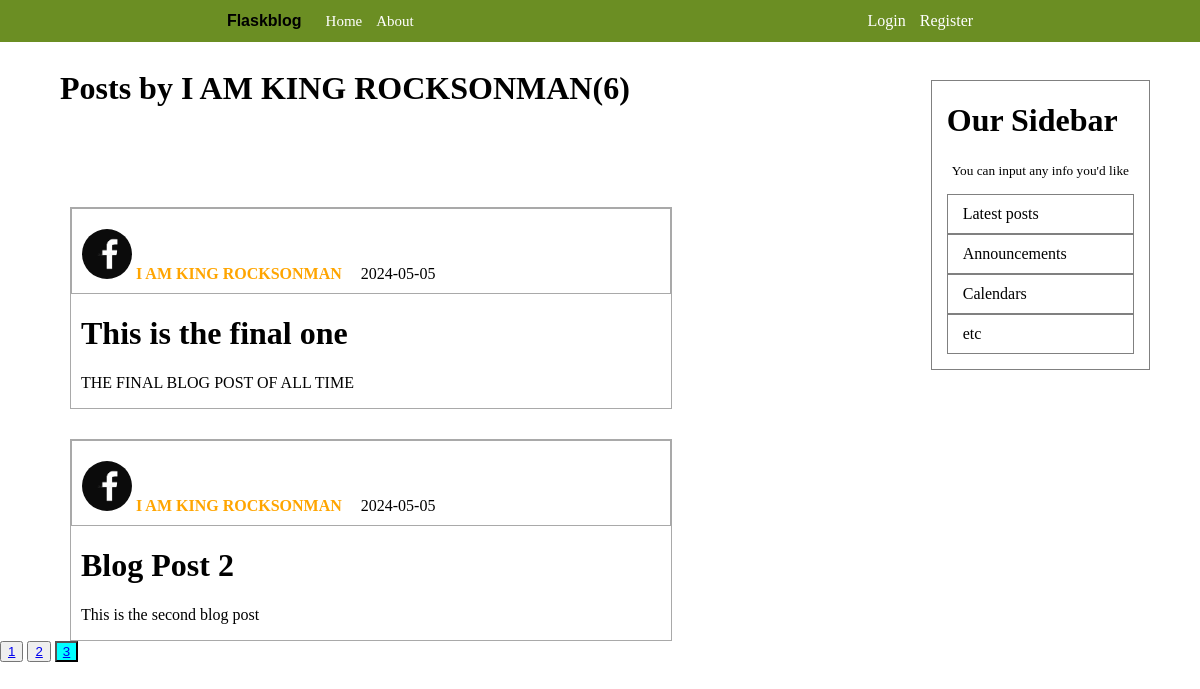
The app's page /user/I AM KING ROCKSONMAN?page=3 with its own data.
### flaskblog/models.py (models this page shows, shortened)
class User(db.Model, UserMixin):
    id = db.Column(db.Integer, primary_key=True)
    username = db.Column(db.String(20), nullable=False, unique= True)
    email = db.Column(db.String(120), nullable=False, unique=True)
    image_file = db.Column(db.String(20), nullable=False, default='default.jpg')
    password = db.Column(db.String(60), nullable=False)
    posts = db.relationship('Post', backref='author', lazy=True)

class Post(db.Model):
    id = db.Column(db.Integer, primary_key =True)
    title = db.Column(db.String(100), nullable=False)
    date_posted=db.Column(db.DateTime, nullable=False, default=datetime.utcnow)
    content = db.Column(db.Text, nullable = False)
    user_id = db.Column(db.Integer, db.ForeignKey('user.id'), nullable=False)

### flaskblog/users/routes.py (the view)
@users.route("/user/<string:username>")
def user_posts(username):
    page=request.args.get('page', 1, type=int)
    user = User.query.filter_by(username=username).first_or_404()
    posts = Post.query.filter_by(author=user).order_by(Post.date_posted.desc()).paginate(per_page=2, page=page)
    return render_template('user_posts.html', posts=posts, user=user)

### flaskblog/templates/user_posts.html
{% extends 'layout.html' %}
{% block content %}
    <h1 class="user-all-posts">Posts by {{ user.username }}({{ posts.total }})</h1>
    {% for post in posts.items %}
    <div class="blog-container">
        <div class="aut-date">
            <img class="pro-pic" src="{{ url_for('static',filename='profile_pics/' + post.author.image_file) }}">
            <a href="{{ url_for('users.user_posts', username=post.author.username) }}" class="aut-link">{{ post.author.username }}</a>
            <p class="dte">{{ post.date_posted.strftime('%Y-%m-%d') }}</p>
        </div>
        <h1><a href="{{ url_for('posts.post', post_id=post.id) }}" class="tit-link">{{ post.title }}</a></h1>
        <p class="cnt">{{ post.content }}</p>
    </div>
   {% endfor %}
   {% for page_num in posts.iter_pages(left_edge=1, right_edge=1, left_current=1, right_current=2) %}
    {% if page_num %}
        {% if posts.page==page_num %}
            <button class="main-page"><a href="{{ url_for('users.user_posts',username=user.username, page=page_num) }}">{{ page_num }}</a></button>
        {% else %}
            <button><a href="{{ url_for('users.user_posts',username=user.username, page=page_num) }}">{{ page_num }}</a></button>
        {% endif %}
    {% else %}
        ...
    {% endif %}
   {% endfor %}
{% endblock content %}

### flaskblog/static/main.css (style rules this page uses)
body { background-color: white; margin: 0; }

### flaskblog/static/home.css (style rules this page uses)
.blog-container { border: 1px solid darkgray; width: 600px; margin-top: 100px; margin-left: 70px; }
.aut-date { padding-left: 10px; padding-right: 10px; padding-top: 10px; padding-bottom: 10px; border: 1px solid darkgray; }
.aut-link { text-decoration: none; color: orange; font-weight: bold; cursor: pointer; }
.dte { display: inline; flex-direction: row; margin-left: 15px; }
.tit-link { margin-left: 10px; text-decoration: none; color: black; cursor: pointer; }
.cnt { margin-left: 10px; }
.blog-container + .blog-container { margin-top: 30px; }
.main-page { background-color: aqua; }
.user-all-posts { margin-top: 70px; margin-left: 60px; }

### flaskblog/static/account.css (style rules this page uses)
.pro-pic { height: 50px; width: 50px; border-radius: 25px; margin-top: 10px; }

### records on screen
User: username "I AM KING ROCKSONMAN"
Post: image_file (picture), author.username "I AM KING ROCKSONMAN", date_posted "2024-05-05", title "This is the final one", content "THE FINAL BLOG POST OF ALL TIME"
Post: image_file (picture), author.username "I AM KING ROCKSONMAN", date_posted "2024-05-05", title "Blog Post 2", content "This is the second blog post"

### other values on screen
{{ posts.total }} "6"
{{ page_num }} "1" "2"
{{ page_num }} "3"
